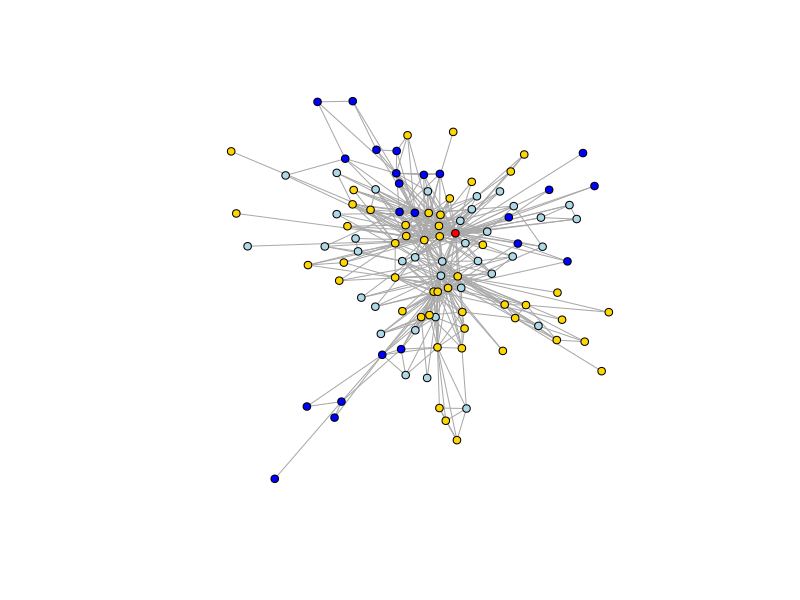
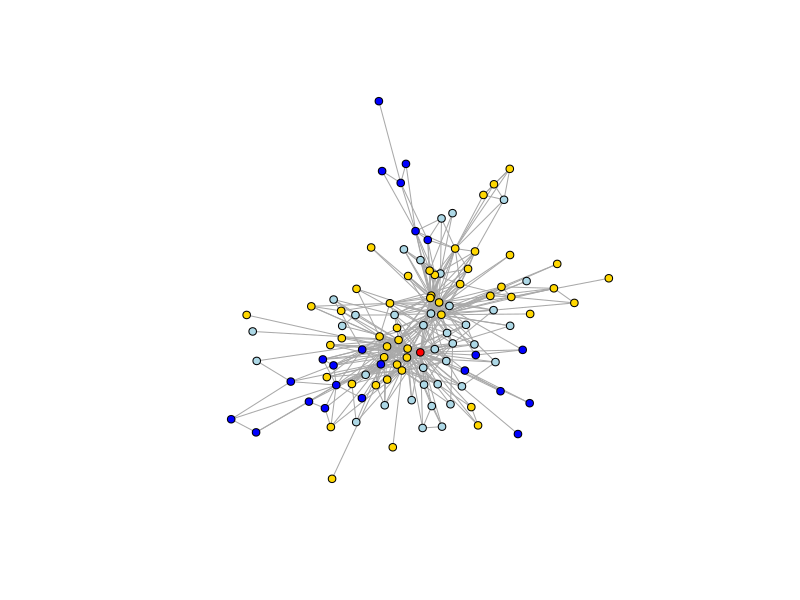
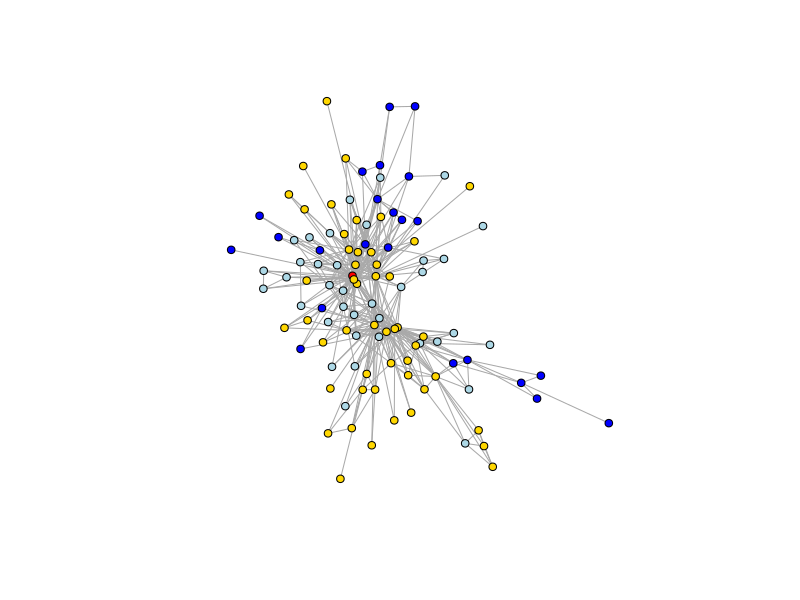
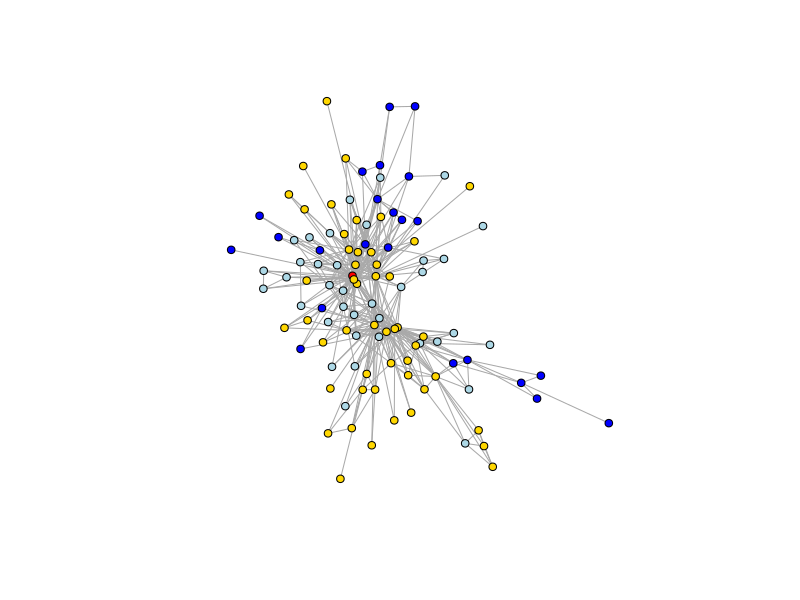
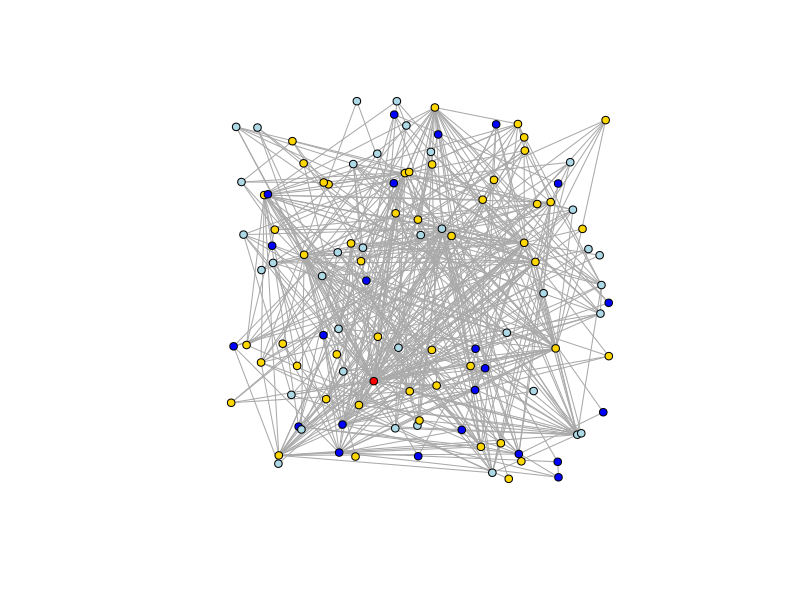
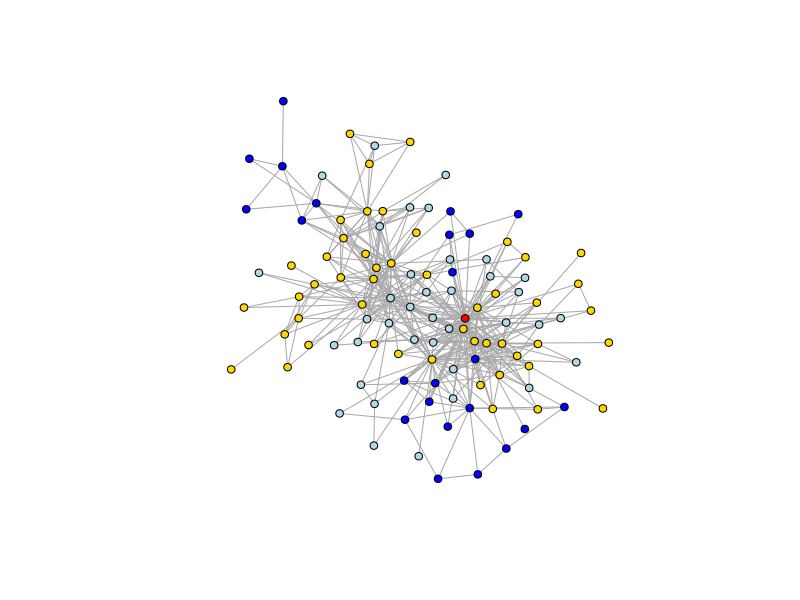
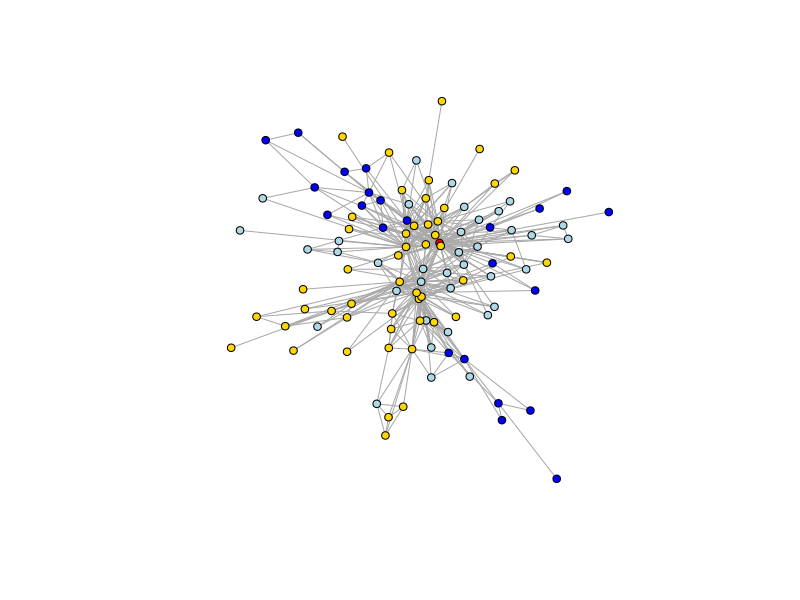
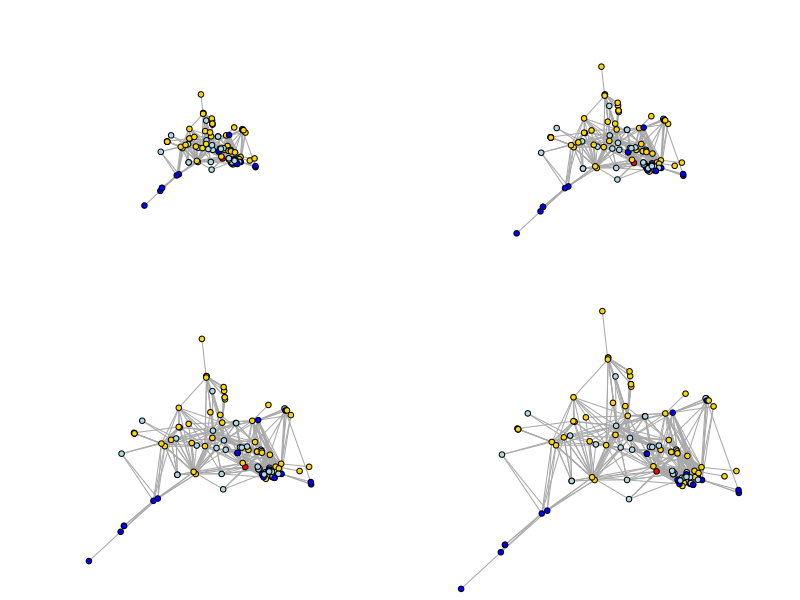

These figures' R source, in order:
## ---- chunk 1
# General ones 
library(tidyverse)
library(readr)

# SNA Specific
library(igraph)
#library(qgraph)
## ---- chunk 2
library(tidyverse)
library(readr)
sw_edges <- read_delim("sw_network_edges_allCharacters.csv", "\t", escape_double = FALSE, trim_ws = TRUE)
head(sw_edges)
## ---- chunk 3
library(tidyverse)
sw_edges_all <- sw_edges %>%
  group_by(source, target) %>%
  summarize(weight=sum(weight))

head(sw_edges_all)
## ---- chunk 4
sw_nodes <- as.data.frame(unique(c(sw_edges$source,sw_edges$target)))
colnames(sw_nodes) <- "ID"
head(sw_nodes)
## ---- chunk 5
sw_nodes_data <- read_delim("sw_network_nodes_allCharacters.csv", "\t", escape_double = FALSE, trim_ws = TRUE)
head(sw_nodes_data)

sw_nodes <- sw_nodes %>%
  left_join(sw_nodes_data, by="ID")

head(sw_nodes)
## ---- chunk 6
# your code

## ---- chunk 7
library(igraph)
sw_network <- graph_from_data_frame(d=sw_edges_all, vertices=sw_nodes, directed=F)
sw_network
## ---- chunk 8
E(sw_network) # edges
## ---- chunk 9
V(sw_network) # vertices 
## ---- chunk 10
E(sw_network)$weight # edges attribute `weights`
## ---- chunk 11
V(sw_network)$name # vertices attribute `names`
## ---- chunk 12
V(sw_network)$size <- 4
V(sw_network)$label <- ""
#V(sw_network)$label <- V(sw_network)$name # we can assign names into the labels, but let's wait a bit
## ---- chunk 13
# Generate colors based on `type the `SIDE` value:
cols <- c("red", "blue", "gold", "lightblue")
rowF <- as.factor(V(sw_network)$SIDE)
V(sw_network)$color <- cols[rowF]
## ---- chunk 14
sw_vertices_extracted <- as_data_frame(sw_network, what="vertices")
head(sw_vertices_extracted)
## ---- chunk 15
plot(sw_network, vertex.labels=NA)
## ---- chunk 16
sw_network_simple <- simplify(sw_network, remove.multiple=FALSE, remove.loops=TRUE) 
plot(sw_network_simple)
## ---- chunk 17
set.seed(1)
plot(sw_network)
## ---- chunk 18
sw_network_simple <- simplify(sw_network, remove.multiple=FALSE, remove.loops=TRUE)
set.seed(1)
plot(sw_network_simple)
## ---- chunk 19
#set.seed(10)
plot(sw_network, layout=layout_randomly)
## ---- chunk 20
set.seed(2)
plot(sw_network, layout=layout_with_lgl)
## ---- chunk 21
set.seed(2)
plot(sw_network, layout=layout_nicely)

#plot(sw_network, layout=layout_with_fr)
## ---- chunk 22
set.seed(1)
l <- layout_with_mds(sw_network)
l <- norm_coords(l, ymin=-1, ymax=1, xmin=-1, xmax=1)

par(mfrow=c(2,2), mar=c(0,0,0,0)) # creates a 2x2 grid for plots
plot(sw_network, rescale=F, layout=l*0.4)
plot(sw_network, rescale=F, layout=l*0.6)
plot(sw_network, rescale=F, layout=l*0.8)
plot(sw_network, rescale=F, layout=l*1.0)

## ---- chunk 23

layouts <- grep("^layout_", ls("package:igraph"), value=TRUE)[-1] 
# Remove layouts that do not apply to our graph.
layouts <- layouts[!grepl("bipartite|merge|norm|sugiyama", layouts)]

par(mfrow=c(1,2), mar=c(1,1,1,1))
for (layout in layouts) {
  #print(layout)
  l <- do.call(layout, list(sw_network)) 
  plot(sw_network, edge.arrow.mode=0, layout=l, main=layout) }

## ---- chunk 24
# since some degrees are too high, we can scale them
library(plyr)
sw_network_temp <- sw_network

# Compute node degrees (#links) and use that to set node size:
deg <- degree(sw_network_temp, mode="all")

# SCALING (using plyr library)
V(sw_network_temp)$label.cex <- round_any(deg/30, .2, f = ceiling)
#V(sw_network_temp)$label.cex <- round_any(deg/30, .2, f = ceiling)
#V(sw_network_temp)$label.cex <- 0.5
V(sw_network_temp)$size <- round_any(deg/5, 2, f = ceiling)

# Set edge width based on weight:
E(sw_network_temp)$width <- E(sw_network_temp)$weight/5

# Let's add labels
V(sw_network_temp)$label <- V(sw_network_temp)$name

# plotting the graph
set.seed(2)
l <- layout.fruchterman.reingold(sw_network_temp, niter=10000)
plot(sw_network_temp, layout=l)

detach("package:plyr") # attached `plyr` package conflicts with `tidyverse`, so we need to detach it after use
library(tidyverse) # reload dplyr
## ---- chunk 25
sw_vertices_temp_extracted <- as_data_frame(sw_network_temp, what="vertices")
head(sw_vertices_temp_extracted)
## ---- chunk 26

# your code goes here

## ---- chunk 27
hist(E(sw_network_temp)$weight)
mean(E(sw_network_temp)$weight)
sd(E(sw_network_temp)$weight)
## ---- chunk 28
cut.off <- mean(E(sw_network_temp)$weight) 
sw_network_sparse <- delete_edges(sw_network_temp, E(sw_network)[weight < cut.off])

# plotting the graph
set.seed(2)
l <- layout.fruchterman.reingold(sw_network_sparse, niter=1000)
plot(sw_network_sparse, layout=l)

## ---- chunk 29
quantile((E(sw_network_temp)$weight))

q3 <- quantile((E(sw_network_temp)$weight))[3]
sw_network_sparse <- delete_edges(sw_network_temp, E(sw_network)[weight <= q3])

# plotting the graph
set.seed(2)
l <- layout.fruchterman.reingold(sw_network_sparse, niter=1000)
plot(sw_network_sparse, layout=l)
## ---- chunk 30

# your code goes here

## ---- chunk 31
library(plyr)
round_any(c(1,2,3,4,5,6,7,8,9,10), 5, f=ceiling)
detach("package:plyr") # attached `plyr` package conflicts with `tidyverse`, so we need to detach it after use
library(tidyverse) # reload dplyr
## ---- chunk 32
cols <- c("red", "blue", "gold", "lightblue")
rowF <- as.factor(V(sw_network)$SIDE)
V(sw_network)$color <- cols[rowF]
## ---- chunk 33

SIDE <- c("anakin", "dark", "light", "neutral")
color <- c("red", "blue", "gold", "lightblue")
colTable <- data.frame(SIDE, color)

colTable

colVals <- data.frame(V(sw_network_temp)$SIDE)
colnames(colVals) <- "SIDE"

colVals <- colVals %>%
  left_join(colTable, by="SIDE")

colVals
## ---- chunk 34

sw_network_temp <- sw_network

# Generate colors based on `type the `SIDE` value:
V(sw_network_temp)$color <- as.vector(colVals$color)

sw_vertices_temp_extracted <- as_data_frame(sw_network_temp, what="vertices")
head(sw_vertices_temp_extracted)

